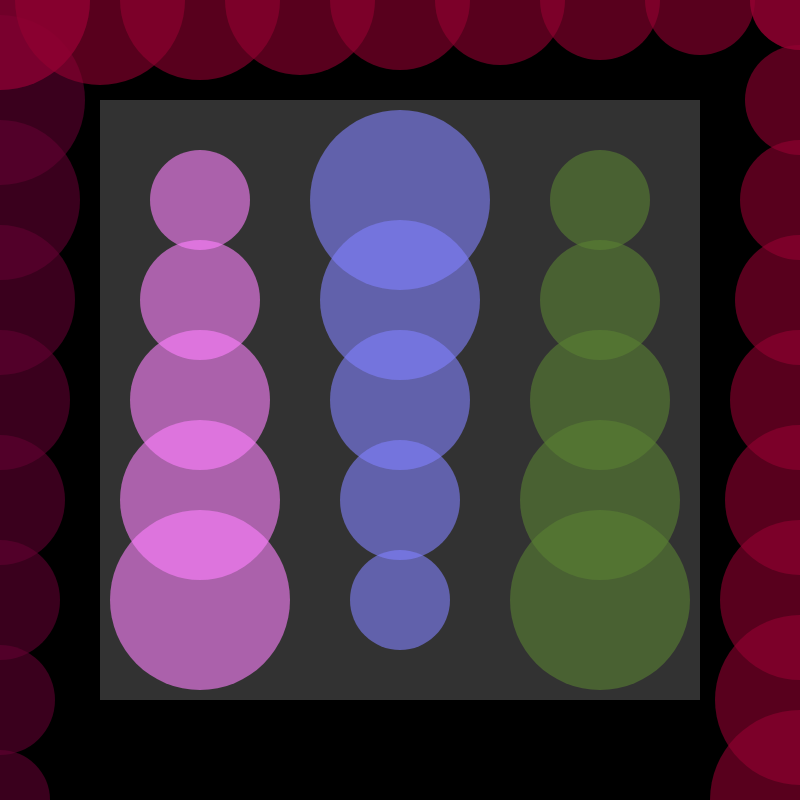
Frame 1 (no input)
Frame 60 (no input): identical to frame 1, image omitted
Frame 120 (the mouse pressed at the canvas centre since frame 60): identical to frame 1, image omitted

The p5.js sketch that drew this single still picture (run headless with seeded random() and noise() and a simulated clock; from frame 60 on, the mouse is pressed at the canvas centre):

// p5.js sketch
// ── sketch.js
function setup() {
  createCanvas(800, 800);
}

function draw() {
  background(0);
  noStroke();



  fill(255, 100, 255, 150); 
  let durchmesser = 100;
  ellipse(200,200, durchmesser, durchmesser);


  durchmesser = durchmesser + 20;
  ellipse(200,300, durchmesser, durchmesser);

  durchmesser = durchmesser + 20;
  ellipse(200,400, durchmesser, durchmesser);

  durchmesser = durchmesser + 20;
  ellipse(200,500, durchmesser, durchmesser);

  durchmesser = durchmesser + 20;
  ellipse(200,600, durchmesser, durchmesser);


  fill(100, 100, 255, 150); 
  ellipse(400,200, durchmesser, durchmesser);

  durchmesser = durchmesser - 20;
  ellipse(400,300, durchmesser, durchmesser);

  durchmesser = durchmesser - 20;
  ellipse(400,400, durchmesser, durchmesser);

  durchmesser = durchmesser - 20;
  ellipse(400,500, durchmesser, durchmesser);

  durchmesser = durchmesser - 20;
  ellipse(400,600, durchmesser, durchmesser);


  fill(50, 100, 0, 150); 
  ellipse(600,200, durchmesser, durchmesser);

  durchmesser = durchmesser + 20;
  ellipse(600,300, durchmesser, durchmesser);

  durchmesser = durchmesser + 20;
  ellipse(600,400, durchmesser, durchmesser);

  durchmesser = durchmesser + 20;
  ellipse(600,500, durchmesser, durchmesser);

  durchmesser = durchmesser + 20;
  ellipse(600,600, durchmesser, durchmesser);

  fill(100, 0, 50, 150); 
  ellipse(0,0, durchmesser, durchmesser);
  
  durchmesser = durchmesser - 10;
  ellipse(0,100, durchmesser, durchmesser);

  durchmesser = durchmesser - 10;
  ellipse(0,200, durchmesser, durchmesser);

  durchmesser = durchmesser - 10;
  ellipse(0,300, durchmesser, durchmesser);

  durchmesser = durchmesser - 10;
  ellipse(0,400, durchmesser, durchmesser);

  durchmesser = durchmesser - 10;
  ellipse(0,500, durchmesser, durchmesser);

  durchmesser = durchmesser - 10;
  ellipse(0,600, durchmesser, durchmesser);

  durchmesser = durchmesser - 10;
  ellipse(0,700, durchmesser, durchmesser);

  durchmesser = durchmesser - 10;
  ellipse(0,800, durchmesser, durchmesser);

  fill(150, 0, 50, 150); 
  ellipse(800,0, durchmesser, durchmesser);
  
  durchmesser = durchmesser + 10;
  ellipse(800,100, durchmesser, durchmesser);

  durchmesser = durchmesser + 10;
  ellipse(800,200, durchmesser, durchmesser);

  durchmesser = durchmesser + 10;
  ellipse(800,300, durchmesser, durchmesser);

  durchmesser = durchmesser + 10;
  ellipse(800,400, durchmesser, durchmesser);

  durchmesser = durchmesser + 10;
  ellipse(800,500, durchmesser, durchmesser);

  durchmesser = durchmesser + 10;
  ellipse(800,600, durchmesser, durchmesser);

  durchmesser = durchmesser + 10;
  ellipse(800,700, durchmesser, durchmesser);

  durchmesser = durchmesser + 10;
  ellipse(800,800, durchmesser, durchmesser);

  
  fill(255, 255, 255, 50) 
  square(100, 100, 600);


  let a = 0;
  
  fill(150, 0, 50, 150); 
  ellipse(0,0, durchmesser, durchmesser);

  durchmesser = durchmesser - 10;
  a = a + 100;
  ellipse(a,0, durchmesser, durchmesser);

  durchmesser = durchmesser - 10;
  a = a + 100;
  ellipse(a,0, durchmesser, durchmesser);

  durchmesser = durchmesser - 10;
  a = a + 100;
  ellipse(a,0, durchmesser, durchmesser);

  durchmesser = durchmesser - 10;
  a = a + 100;
  ellipse(a,0, durchmesser, durchmesser);

  durchmesser = durchmesser - 10;
  a = a + 100;
  ellipse(a,0, durchmesser, durchmesser);

  durchmesser = durchmesser - 10;
  a = a + 100;
  ellipse(a,0, durchmesser, durchmesser);

  durchmesser = durchmesser - 10;
  a = a + 100;
  ellipse(a,0, durchmesser, durchmesser);

  durchmesser = durchmesser - 10;
  a = a + 100;
  ellipse(a,0, durchmesser, durchmesser);

}
